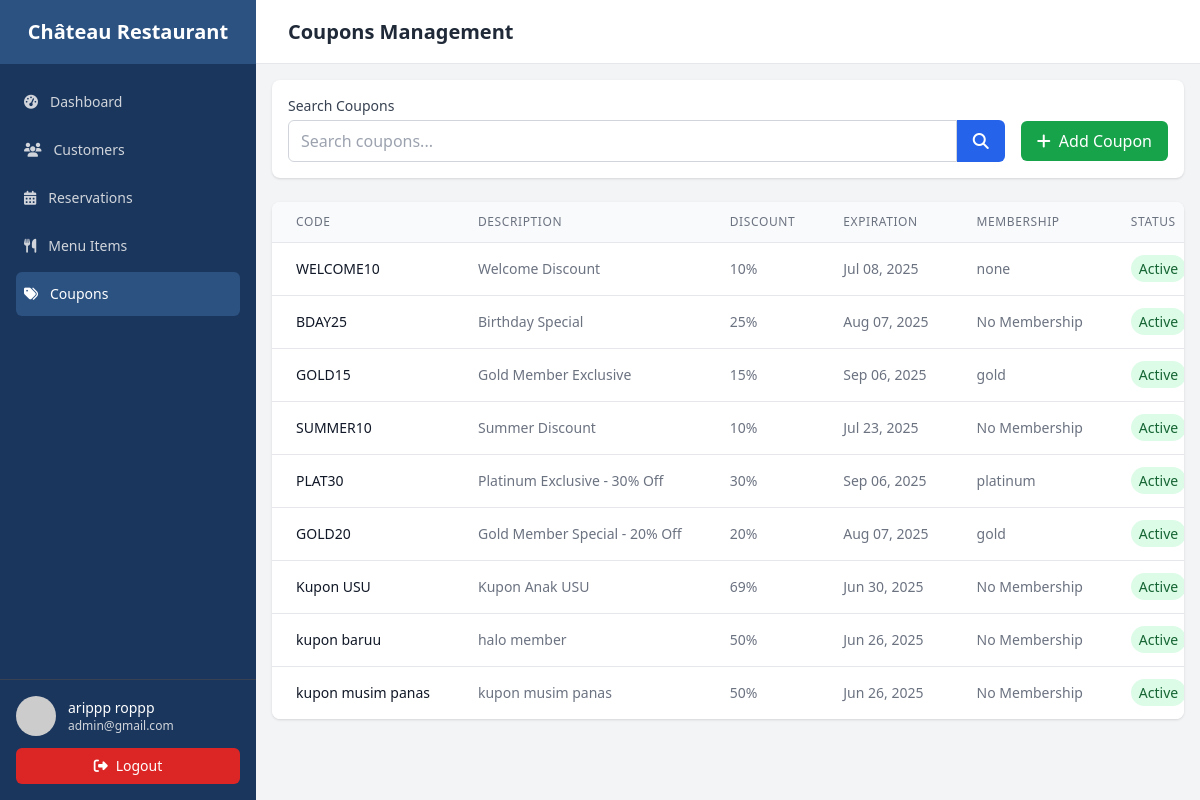
Screenshot of /pages/admin/coupons/index.php (signed in) with the database file from the repository.
### tables this page shows
CREATE TABLE `users` (
  `id` int(11) NOT NULL,
  `first_name` varchar(50) DEFAULT NULL,
  `last_name` varchar(50) NOT NULL,
  `email` varchar(100) NOT NULL,
  `password` varchar(255) NOT NULL,
  `gender` enum('male','female') NOT NULL,
  `phone` varchar(20) DEFAULT NULL,
  `address` text NOT NULL,
  `date_of_birth` date NOT NULL,
  `membership_level` varchar(50) DEFAULT NULL,
  `created_at` timestamp NOT NULL DEFAULT current_timestamp(),
  `updated_at` timestamp NOT NULL DEFAULT current_timestamp() ON UPDATE current_timestamp(),
  `favorite_cuisines` text DEFAULT NULL,
  `preferred_seating` varchar(50) DEFAULT NULL,
  `dietary_restrictions` text DEFAULT NULL,
  `profile_photo` varchar(255) DEFAULT NULL,
  `role` enum('user','admin') NOT NULL
);

CREATE TABLE `coupons` (
  `id` int(11) NOT NULL,
  `code` varchar(50) NOT NULL,
  `description` text DEFAULT NULL,
  `discount_value` decimal(10,2) DEFAULT NULL,
  `expiration_date` date DEFAULT NULL,
  `membership_required` varchar(50) DEFAULT NULL
);

### pages/admin/includes/config.php (called while the page is built, shortened)
<?php
function getCoupon($conn, $search = null, $page = 1, $perPage = 10, $limit = null) {
    $page = max(1, (int)$page);
    $perPage = max(1, (int)$perPage);
    $offset = ($page - 1) * $perPage;
    $query = 'SELECT * FROM coupons';
    $params = [];
    $types = '';
    if ($limit !== null) {
        $query .= ' LIMIT ?';
        $params[] = (int)$limit;
        $types .= 'i';
    } else {
        $query .= ' LIMIT ?, ?';
        $params[] = $offset;
        $params[] = $perPage;
        $types .= 'ii';
    }
    $stmt = mysqli_prepare($conn, $query);
    if (!empty($params)) {
        mysqli_stmt_bind_param($stmt, $types, ...$params);
    }
    mysqli_stmt_execute($stmt);
    return mysqli_stmt_get_result($stmt);
}
?>

### pages/admin/coupons/index.php (the view, shortened to what this page needs)
<?php
include '../includes/config.php';
$search = $_GET['search'] ?? '';
$page = isset($_GET['page']) ? max(1, intval($_GET['page'])) : 1;
$perPage = 10;
$coupons = getCoupon($conn, $search, $page, $perPage);
?>
<!DOCTYPE html>
<html lang="en">
<head>
    <script src="https://cdn.tailwindcss.com"></script>
    <link rel="stylesheet" href="https://cdnjs.cloudflare.com/ajax/libs/font-awesome/6.4.0/css/all.min.css">
</head>
<body class="bg-gray-100 font-sans">
    <div class="flex h-screen overflow-hidden">
        <?php include '../components/sidebar.php' ?>
        <div class="flex flex-col flex-1 overflow-hidden">
            <div class="flex items-center justify-between h-16 px-4 bg-white border-b border-gray-200">
                <div class="flex items-center">
                    <h1 class="ml-4 text-xl font-semibold text-gray-800">Coupons Management</h1>
                </div>
            </div>
            <div class="flex-1 overflow-auto p-4">
                <div class="bg-white p-4 rounded-lg shadow mb-6">
                    <form method="GET" class="flex flex-wrap items-center gap-4">
                        <div class="flex-grow">
                            <label class="block text-sm font-medium text-gray-700 mb-1">Search Coupons</label>
                            <div class="flex">
                                <input type="text" name="search" placeholder="Search coupons..."
                                       value="<?= htmlspecialchars($search) ?>"
                                       class="border border-gray-300 rounded-l-md px-3 py-2 w-full">
                                <button type="submit" class="bg-blue-600 text-white px-4 py-2 rounded-r-md hover:bg-blue-700">
                                    <i class="fas fa-search"></i>
                                </button>
                            </div>
                        </div>
                        <a href="add_coupon.php" class="bg-green-600 text-white px-4 py-2 rounded-md hover:bg-green-700 mt-6">
                            <i class="fas fa-plus mr-2"></i>Add Coupon
                        </a>
                    </form>
                </div>
                <div class="bg-white rounded-lg shadow overflow-hidden">
                    <div class="overflow-x-auto">
                        <table class="min-w-full divide-y divide-gray-200">
                            <thead class="bg-gray-50">
                                <tr>
                                    <th scope="col" class="px-6 py-3 text-left text-xs font-medium text-gray-500 uppercase tracking-wider">Code</th>
                                    <th scope="col" class="px-6 py-3 text-left text-xs font-medium text-gray-500 uppercase tracking-wider">Description</th>
                                    <th scope="col" class="px-6 py-3 text-left text-xs font-medium text-gray-500 uppercase tracking-wider">Discount</th>
                                    <th scope="col" class="px-6 py-3 text-left text-xs font-medium text-gray-500 uppercase tracking-wider">Expiration</th>
                                    <th scope="col" class="px-6 py-3 text-left text-xs font-medium text-gray-500 uppercase tracking-wider">Membership</th>
                                    <th scope="col" class="px-6 py-3 text-left text-xs font-medium text-gray-500 uppercase tracking-wider">Status</th>
                                </tr>
                            </thead>
                            <tbody class="bg-white divide-y divide-gray-200">
                                <?php if(mysqli_num_rows($coupons) > 0): ?>
                                    <?php while($item = mysqli_fetch_assoc($coupons)): ?>
                                        <tr>
                                            <td class="px-6 py-4 whitespace-nowrap text-sm font-medium text-gray-900">
                                                <?= htmlspecialchars($item['code']) ?>
                                            </td>
                                            <td class="px-6 py-4 text-sm text-gray-500 max-w-xs truncate">
                                                <?= htmlspecialchars($item['description']) ?>
                                            </td>
                                            <td class="px-6 py-4 whitespace-nowrap text-sm text-gray-500">
                                                <?= ($item['discount_value']/100)*100 ?>%
                                            </td>
                                            <td class="px-6 py-4 whitespace-nowrap text-sm text-gray-500">
                                                <?= date('M d, Y', strtotime($item['expiration_date'])) ?>
                                            </td>
                                            <td class="px-6 py-4 whitespace-nowrap text-sm text-gray-500">
                                                <?= $item['membership_required'] ? $item['membership_required'] : 'No Membership' ?>
                                            </td>
                                            <td class="px-6 py-4 whitespace-nowrap text-sm text-gray-500">
                                                <?php
                                                    $expired = strtotime($item['expiration_date']) < time();
                                                    echo $expired ?
                                                        '<span class="px-2 py-1 rounded-full bg-red-100 text-red-800">Expired</span>' :
                                                        '<span class="px-2 py-1 rounded-full bg-green-100 text-green-800">Active</span>';
                                                ?>
                                            </td>
                                        </tr>
                                    <?php endwhile ?>
                                <?php endif ?>
                            </tbody>
                        </table>
                    </div>
                </div>
            </div>
        </div>
    </div>
</body>
</html>

### pages/admin/components/sidebar.php (shortened to what this page needs)
<?php
include_once '../includes/config.php';
$query = 'SELECT * FROM users WHERE id = ?';
$stmt = $conn->prepare($query);
$stmt->bind_param("i", $_SESSION['user_id']);
$stmt->execute();
$result = $stmt->get_result();
$user = $result->fetch_assoc();
?>
<div class="hidden md:flex md:flex-shrink-0">
    <div class="flex flex-col w-64 bg-primary">
        <div class="flex items-center justify-center h-16 px-4 bg-secondary">
            <span class="text-white text-xl font-semibold">Château Restaurant</span>
        </div>
        <div class="flex flex-col flex-grow px-4 py-4 overflow-y-hidden">
            <div class="space-y-1">
                <a href="../dashboard/" id="dashboard-link" class="flex items-center px-2 py-3 text-sm font-medium text-gray-300 hover:text-white hover:bg-secondary rounded-md group">
                    <i class="fas fa-tachometer-alt mr-3"></i>
                    Dashboard
                </a>
                <a href="../customers/" id="customers-link" class="flex items-center px-2 py-3 text-sm font-medium text-gray-300 hover:text-white hover:bg-secondary rounded-md group">
                    <i class="fas fa-users mr-3"></i>
                    Customers
                </a>
                <a href="../reservation/" id="reservation-link" class="flex items-center px-2 py-3 text-sm font-medium text-gray-300 hover:text-white hover:bg-secondary rounded-md group">
                    <i class="fas fa-calendar-alt mr-3"></i>
                    Reservations
                </a>
                <a href="../menu" id="menu-link" class="flex items-center px-2 py-3 text-sm font-medium text-gray-300 hover:text-white hover:bg-secondary rounded-md group">
                    <i class="fas fa-utensils mr-3"></i>
                    Menu Items
                </a>
                <a href="../coupons" id="coupons-link" class="flex items-center px-2 py-3 text-sm font-medium text-gray-300 hover:text-white hover:bg-secondary rounded-md group">
                    <i class="fas fa-tags mr-3"></i>
                    Coupons
                </a>
            </div>
        </div>
        <div class="p-4 border-t border-gray-700">
            <div class="flex items-center">
                <img class="w-10 h-10 rounded-full" src=<?= $user['profile_phote'] ?? "https://ui-avatars.com/api/?name=" . $user['first_name'] . ' ' . $user['last_name'] . "&background=random " ?> alt="Admin profile">
                <div class="ml-3">
                    <p class="text-sm font-medium text-white"><?= htmlspecialchars($user['first_name'] . ' ' . $user['last_name'] ?? 'Admin User') ?></p>
                    <p class="text-xs font-medium text-gray-300"><?= htmlspecialchars($user['email'] ?? 'admin@luxuryrestaurant.com') ?></p>
                </div>
            </div>
            <a href="../../../includes/logout.php" class="mt-3 w-full flex items-center justify-center px-4 py-2 text-sm text-white bg-red-600 rounded-md hover:bg-red-700">
                <i class="fas fa-sign-out-alt mr-2"></i>
                Logout
            </a>
        </div>
    </div>
</div>

### rows the page displays
users: first_name+last_name "arippp roppp", email "admin@gmail.com"
coupons: code "WELCOME10", description "Welcome Discount", ($item['discount_value']/100)*100 "10", expiration_date "Jul 08, 2025", membership_required "none", shows "Active"
coupons: code "BDAY25", description "Birthday Special", ($item['discount_value']/100)*100 "25", expiration_date "Aug 07, 2025", shows "No Membership", shows "Active"
coupons: code "GOLD15", description "Gold Member Exclusive", ($item['discount_value']/100)*100 "15", expiration_date "Sep 06, 2025", membership_required "gold", shows "Active"
coupons: code "SUMMER10", description "Summer Discount", ($item['discount_value']/100)*100 "10", expiration_date "Jul 23, 2025", shows "No Membership", shows "Active"
coupons: code "PLAT30", description "Platinum Exclusive - 30% Off", ($item['discount_value']/100)*100 "30", expiration_date "Sep 06, 2025", membership_required "platinum", shows "Active"
coupons: code "GOLD20", description "Gold Member Special - 20% Off", ($item['discount_value']/100)*100 "20", expiration_date "Aug 07, 2025", membership_required "gold", shows "Active"
coupons: code "Kupon USU", description "Kupon Anak USU", ($item['discount_value']/100)*100 "69", expiration_date "Jun 30, 2025", shows "No Membership", shows "Active"
coupons: code "kupon baruu", description "halo member", ($item['discount_value']/100)*100 "50", expiration_date "Jun 26, 2025", shows "No Membership", shows "Active"
coupons: code "kupon musim panas", description "kupon musim panas", ($item['discount_value']/100)*100 "50", expiration_date "Jun 26, 2025", shows "No Membership", shows "Active"
